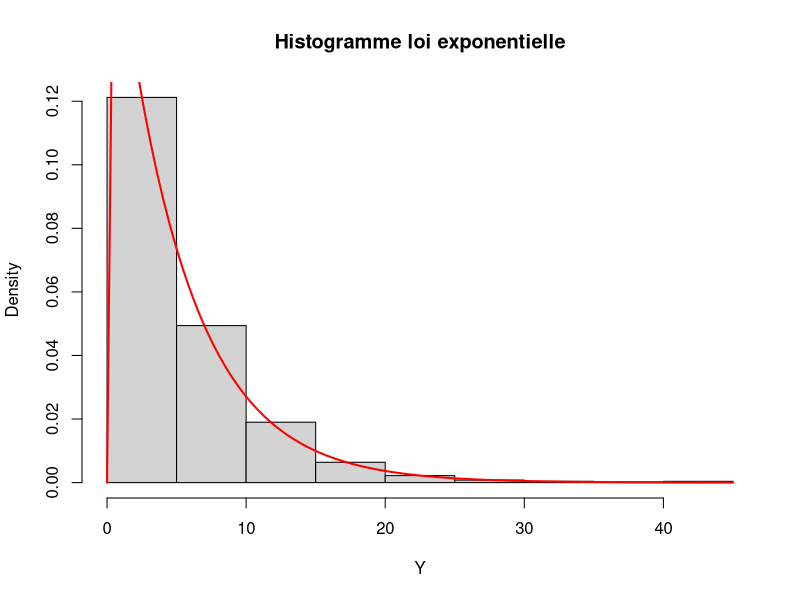
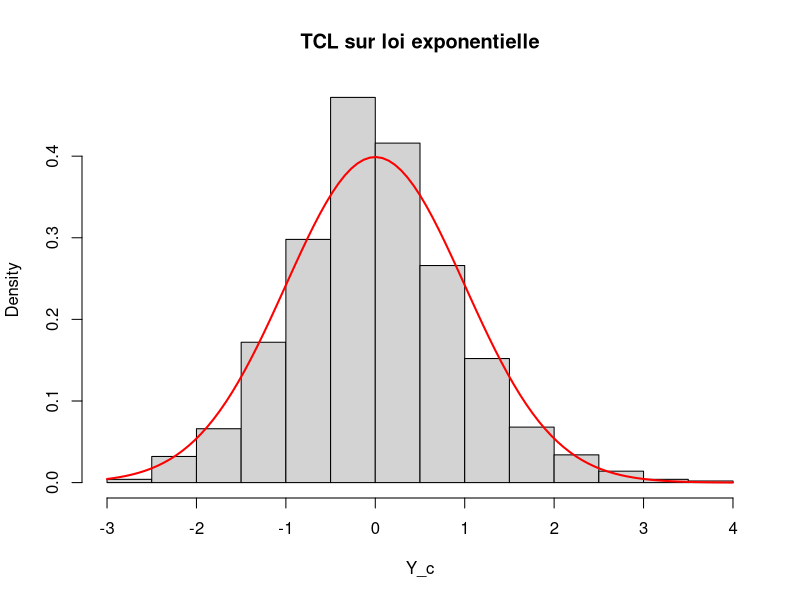

These figures' R source, in order:
# ----- Étape 1 : Vérification densité exponentielle -----
n <- 1000
Y <- rexp(n, rate = 1/5)  # λ = 1/5
hist(Y, prob = TRUE, main = "Histogramme loi exponentielle")
curve(dexp(x, rate = 1/5), col = "red", lwd = 2, add = TRUE)

# ----- Étape 2 : Moyennes empiriques -----
K <- 1000
n <- 100  # échantillons de taille 100
Y_bar <- numeric(K)

for (k in 1:K) {
  Y_bar[k] <- mean(rexp(n, rate = 1/5))
}

# Transformation centrée-réduite
Y_c <- (Y_bar - 5) / (5 / sqrt(n))

hist(Y_c, prob = TRUE, main = "TCL sur loi exponentielle")
curve(dnorm(x), col = "red", lwd = 2, add = TRUE)

